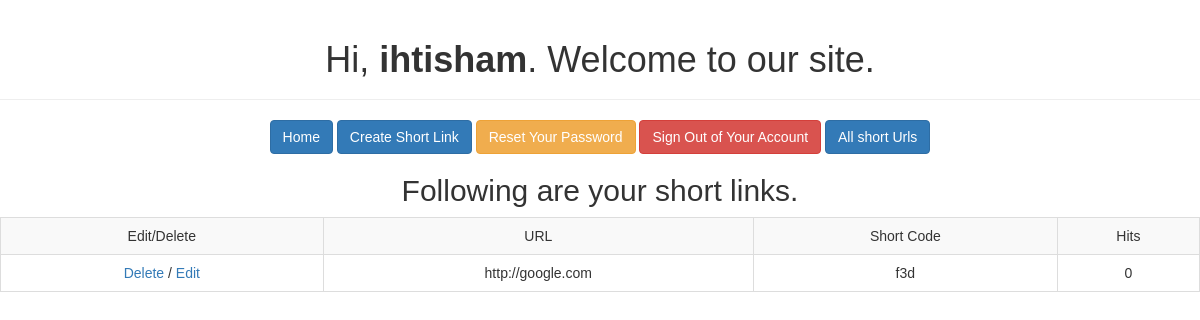
Before: /welcome.php (signed in) with the older database file.
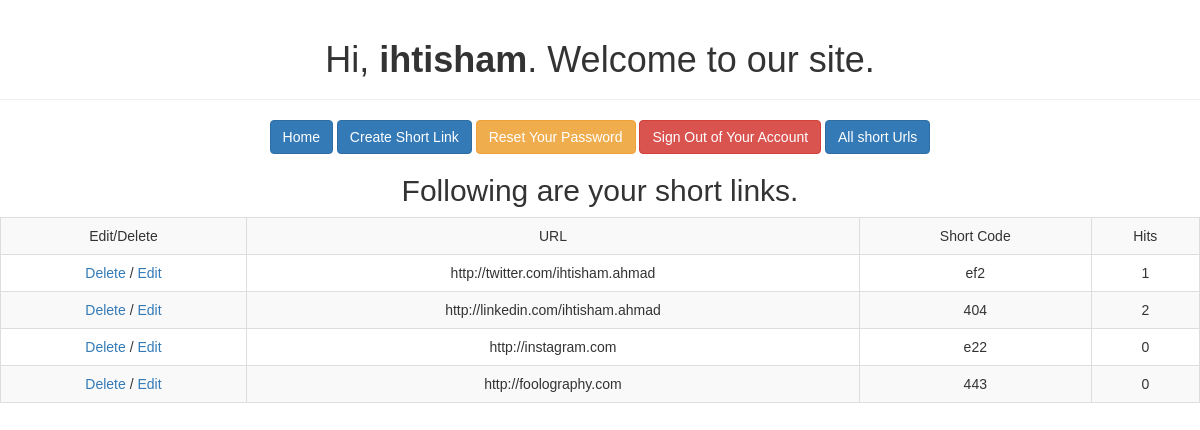
After: the same page with the newer database file.
### tables this page shows
CREATE TABLE `short_links` (
  `id` int(11) NOT NULL,
  `url` text NOT NULL,
  `short_code` varchar(50) NOT NULL,
  `hits` int(11) NOT NULL,
  `date_time` timestamp NOT NULL DEFAULT current_timestamp()
);

### welcome.php (the view, shortened to what this page needs)
<!DOCTYPE html>
<html lang="en">
<head>
    <link rel="stylesheet" href="https://maxcdn.bootstrapcdn.com/bootstrap/3.3.7/css/bootstrap.css">
</head>
<body>
    <div class="page-header">
        <h1>Hi, <b><?php echo htmlspecialchars($_SESSION["username"]); ?></b>. Welcome to our site.</h1>
    </div>
    <p>
        <a href="welcome.php" class="btn btn-primary">Home</a>
        <a href="index.php" class="btn btn-primary">Create Short Link</a>
        <a href="reset-password.php" class="btn btn-warning">Reset Your Password</a>
        <a href="logout.php" class="btn btn-danger">Sign Out of Your Account</a>
        <a href="url_list.php" class="btn btn-primary">All short Urls</a>
    </p>
    <h2> Following are your short links.</h2>
    <?php
        require_once "config.php";
        $sql ="SELECT short_links.* FROM short_links JOIN users_links ON short_links.id=users_links.short_links_id where users_links.userId= '".$_SESSION["id"]."'";
        $result = mysqli_query($link, $sql);
        echo '<table class="table table-striped table-bordered table-hover">';
            echo"<TR><TD>Edit/Delete</TD><TD>URL</TD><TD>Short Code</TD><TD>Hits</TD></TR>";
        while($row = mysqli_fetch_array($result)){
            echo "<tr><td>";
            echo "<a href=\"delete.php?id=".$row['id']."\">Delete</a>";
            echo " / ";
            echo "<a href=\"edit.php?id=".$row['id']."\">Edit</a>";
            echo "</td><td>";
            echo $row['url'];
            echo "</td><td>";
            echo $row['short_code'];
            echo "</td><td>";
            echo $row['hits'];
            echo "</TD></tr>";
        }echo "</table>";
    ?>
</body>
</html>

### welcome.php (style rules this page uses)
body { font: 14px sans-serif; text-align: center; }

Changed rows visible on the page:
removed short_links: url "http://google.com", short_code "f3d", hits "0"
added short_links: url "http://twitter.com/ihtisham.ahmad", short_code "ef2", hits "1"
added short_links: url "http://linkedin.com/ihtisham.ahmad", short_code "404", hits "2"
added short_links: url "http://instagram.com", short_code "e22", hits "0"
added short_links: url "http://foolography.com", short_code "443", hits "0"
